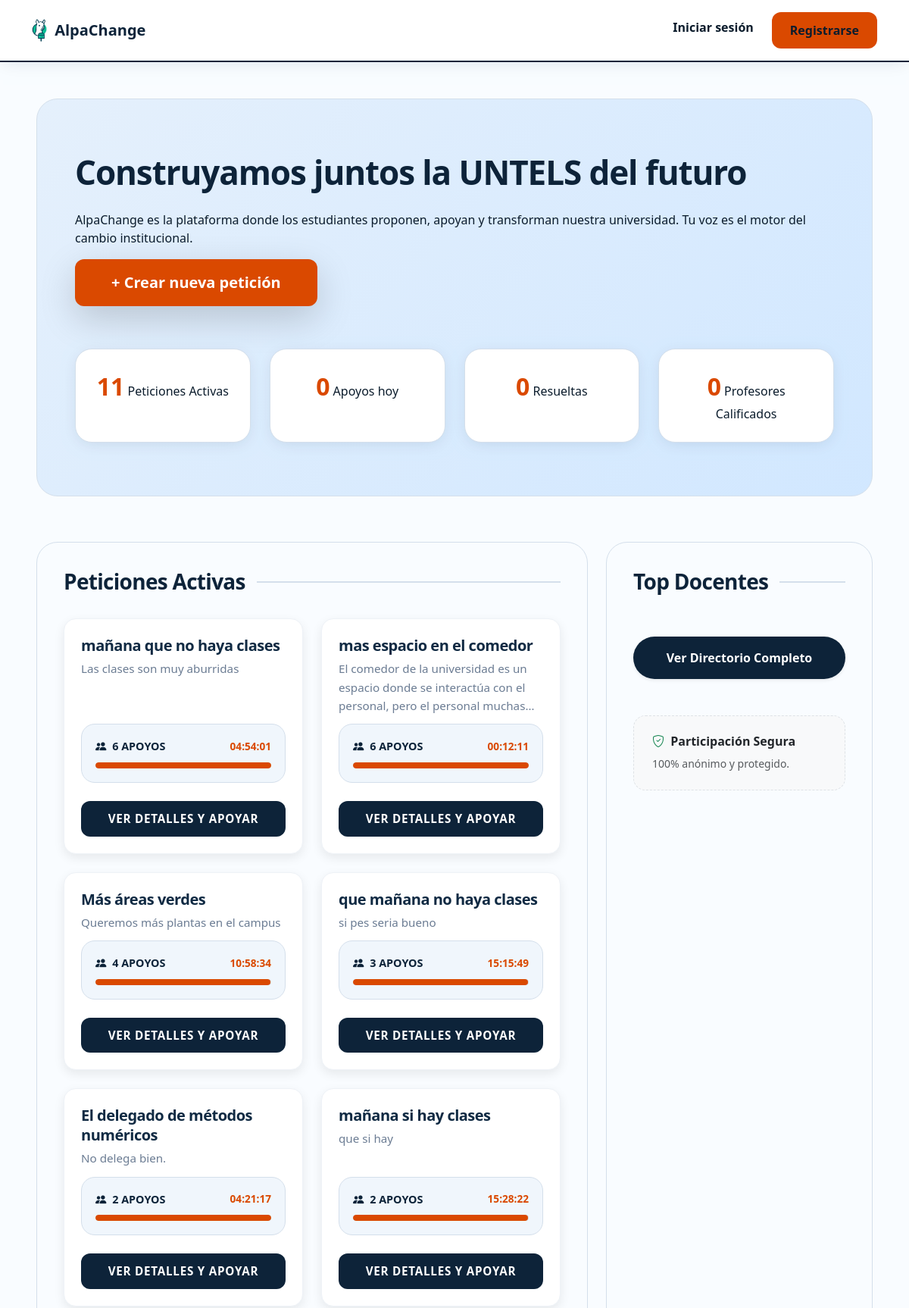
Before: /petitions/ (upper part) with the older database file.
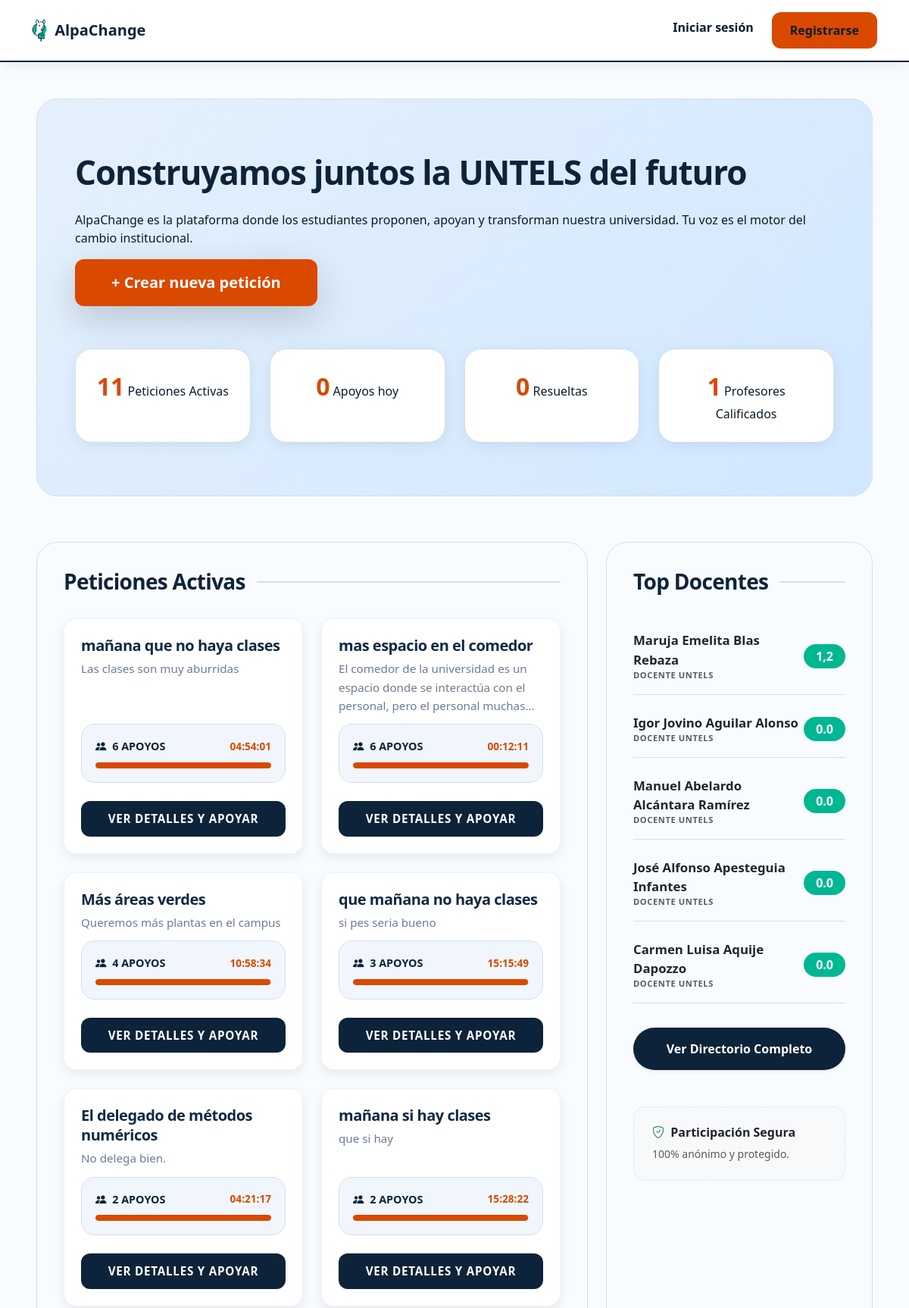
After: the same page with the newer database file.
### apps/petitions/models.py (models this page shows, shortened)
class Petition(models.Model):
    title = models.CharField(max_length=200)
    description = models.TextField()
    author = models.ForeignKey(User, on_delete=models.CASCADE)
    created_at = models.DateTimeField(default=timezone.now)
    votes = models.ManyToManyField(User, through='Vote', related_name='voted_petitions')
    is_active = models.BooleanField(default=True)
    archived_at = models.DateTimeField(null=True, blank=True)
    category = models.ForeignKey(
        Category,
        on_delete=models.SET_NULL,
        null=True,
        blank=True,
        related_name="petitions"
)
    followup_pdf = models.FileField(upload_to='followups/', null=True, blank=True)
    followup_notes = models.TextField(blank=True)

### evaluations/models.py (models this page shows, shortened)
class Teacher(models.Model):
    first_name = models.CharField(max_length=100, verbose_name="Nombre")
    last_name = models.CharField(max_length=100, verbose_name="Apellido")
    department = models.CharField(max_length=100, verbose_name="Departamento/Área")
    created_at = models.DateTimeField(auto_now_add=True)
    @property
    def average_rating(self):
        reviews = self.review_set.all()
        if not reviews.exists():
            return 0
        avgs = reviews.aggregate(
            avg_teaching=Avg('score_teaching'),
            avg_punctuality=Avg('score_punctuality'),
            avg_respect=Avg('score_respect'),
            avg_knowledge=Avg('score_knowledge')
        )
        total_avg = (avgs['avg_teaching'] + avgs['avg_punctuality'] +
                     avgs['avg_respect'] + avgs['avg_knowledge']) / 4
        return round(total_avg, 1)
    class Meta:
        verbose_name = "Profesor"
        verbose_name_plural = "Profesores"

### apps/petitions/views.py (the view)
# urls.py: path('', views.petition_list, name='petition_list'),
def petition_list(request):
    petitions = Petition.objects.filter(is_active=True) \
        .annotate(vote_count_val=Count('votes')) \
        .order_by('-vote_count_val', '-created_at')
    petition_data = []
    for p in petitions:
        expires_at, _, remaining = get_expiration_info(p)
        petition_data.append({
            'petition': p,
            'vote_count': p.vote_count_val,
            'time_left': timedelta(seconds=remaining),
            'end_timestamp': int(expires_at.timestamp()) * 1000 if expires_at else 0
        })
    last_24h = timezone.now() - timedelta(days=1)
    total_votes_today = Vote.objects.filter(voted_at__gte=last_24h).count()
    approved_petitions = Petition.objects.filter(is_active=False).count()
    rated_teachers_count = Teacher.objects.filter(review__isnull=False).distinct().count()
    return render(request, 'petitions/list.html', {
        'petition_data': petition_data,
        'total_votes_today': total_votes_today,
        'approved_petitions': approved_petitions,
        'rated_teachers_count': rated_teachers_count,
    })

### apps/petitions/context_processors.py (called while the page is built)
def promo_contents(request):
    left = PromoContent.objects.filter(position='left', is_active=True)
    right = PromoContent.objects.filter(position='right', is_active=True)
    return {
        'promo_items_left': left,
        'promo_items_right': right,
    }

def unread_notifications(request):
    if request.user.is_authenticated:
        count = request.user.notifications.filter(is_read=False).count()
        return {'unread_notification_count': count}
    return {'unread_notification_count': 0}

### apps/petitions/views.py (called while the page is built)
def get_expiration_info(petition):
    now = timezone.now()
    if not petition.is_active:
        return None, 0, 0
    age = now - petition.created_at
    if age < timedelta(days=8):
        expires_at = petition.created_at + timedelta(days=8)
    else:
        days_passed = age.days
        expires_at = petition.created_at + timedelta(days=days_passed + 1)
    total_duration = (expires_at - petition.created_at).total_seconds()
    remaining_seconds = max(0, (expires_at - now).total_seconds())
    return expires_at, int(total_duration), int(remaining_seconds)

### evaluations/context_processors.py (called while the page is built)
def ranking_sidebar(request):
    teachers = Teacher.objects.all()
    top_teachers = sorted(teachers, key=lambda t: t.average_rating, reverse=True)[:5]
    return {
        'top_teachers': top_teachers
    }

### templates/petitions/list.html (shortened to what this page needs)
{% extends 'base.html' %}
{% block hero %}
<div class="hero-section">
    <h1 class="hero-title">Construyamos juntos la UNTELS del futuro</h1>
    <p class="hero-text">
        AlpaChange es la plataforma donde los estudiantes proponen, apoyan y transforman
        nuestra universidad. Tu voz es el motor del cambio institucional.
    </p>
    <a href="{% url 'create_petition' %}" class="btn btn-primary btn-lg px-5 py-3 shadow-lg">
        + Crear nueva petición
    </a>
    <div class="hero-stats">
        <div class="hero-stat-box">
            <b>{{ petition_data|length }}</b>
            <span>Peticiones Activas</span>
        </div>
        <div class="hero-stat-box">
            <b>{{ total_votes_today }}</b>
            <span>Apoyos hoy</span>
        </div>
        <div class="hero-stat-box">
            <b>{{ approved_petitions }}</b>
            <span>Resueltas</span>
        </div>
        <div class="hero-stat-box">
            <b>{{ rated_teachers_count }}</b>
            <span>Profesores Calificados</span>
        </div>
    </div>
</div>
{% endblock %}
{% block content %}
<div class="content-capsule">
    <h2 class="section-header">Peticiones Activas</h2>
    <div class="row g-4">
        {% for item in petition_data %}
        <div class="col-md-12 col-xl-6">
            <div class="petition-card">
                <h3 class="petition-title">{{ item.petition.title }}</h3>
                <p class="petition-desc">
                    {{ item.petition.description|truncatechars:140 }}
                </p>
                <div class="petition-meta-container">
                    <div class="meta-row">
                        <span class="apoyos-count">
                            <i class="bi bi-people-fill me-1"></i>
                            {{ item.vote_count }} APOYO{{ item.vote_count|pluralize|upper }}
                        </span>
                        <span class="timer-text" id="timer-{{ item.petition.id }}"
                              data-start="{{ item.petition.created_at|date:'c' }}"
                              data-end="{{ item.end_timestamp }}">
                        </span>
                    </div>
                    <div class="progress">
                        <div id="progress-{{ item.petition.id }}"
                             class="progress-bar"
                             role="progressbar"
                             style="width: 0%;">
                        </div>
                    </div>
                </div>
                <a href="{% url 'petition_detail' item.petition.id %}" class="petition-btn">
                    Ver detalles y apoyar
                </a>
            </div>
        </div>
        {% empty %}
        <div class="col-12 text-center py-5">
            <p class="text-muted">No hay peticiones activas.</p>
        </div>
        {% endfor %}
    </div>
</div>
{% endblock %}
{% block sidebar %}
<div class="content-capsule">
    <h2 class="section-header">Top Docentes</h2>
    <div class="list-group list-group-flush bg-transparent">
        {% for teacher in top_teachers %}
            <a href="{% url 'teacher_detail' teacher.id %}" class="list-group-item list-group-item-action bg-transparent border-0 px-0 py-3 mb-2" style="border-bottom: 1px solid var(--border-subtle) !important;">
                <div class="d-flex justify-content-between align-items-center">
                    <div>
                        <div class="fw-bold text-dark" style="font-size: 1.05rem;">{{ teacher.first_name }} {{ teacher.last_name }}</div>
                        <small class="text-muted d-block fw-bold text-uppercase" style="font-size: 0.7rem; letter-spacing: 0.05em;">{{ teacher.department }}</small>
                    </div>
                    <div class="text-end">
                        <span class="badge rounded-pill px-3 py-2" style="background-color: var(--brand-success); font-size: 1rem; font-weight: 800;">
                            {{ teacher.average_rating|default:"0.0" }}
                        </span>
                    </div>
                </div>
            </a>
        {% endfor %}
    </div>
    <div class="mt-4">
        <a href="{% url 'teacher_list' %}" class="btn btn-primary w-100 rounded-pill fw-bold py-3 shadow-sm" style="background-color: var(--brand-primary); border: none;">
            Ver Directorio Completo
        </a>
    </div>
    <div class="mt-5 p-4 bg-light rounded-4 small text-muted border" style="border-style: dashed !important;">
        <h6 class="fw-bold text-dark mb-2"><i class="bi bi-shield-check text-success me-1"></i> Participación Segura</h6>
        100% anónimo y protegido.
    </div>
</div>
{% endblock %}

### templates/base.html (shortened to what this page needs)
<!DOCTYPE html>
<html lang="es">
{% load static %}
<head >
    <link href="https://cdn.jsdelivr.net/npm/bootstrap@5.3.2/dist/css/bootstrap.min.css" rel="stylesheet">
    <link rel="stylesheet" href="https://cdn.jsdelivr.net/npm/bootstrap-icons@1.10.5/font/bootstrap-icons.css">
</head>
<body>
{% load static %}
{% load media_filters %}
<nav class="navbar navbar-expand-lg">
    <div class="container">
        <a class="navbar-brand d-flex align-items-center" href="{% url 'petition_list' %}">
            <img src="{% static 'favicon_v2.png' %}" alt="Logo" class="navbar-logo">
            <span>AlpaChange</span>
        </a>
        <div class="collapse navbar-collapse" id="navbarNav">
            <ul class="navbar-nav">
                {% if user.is_authenticated %}
                    <li class="nav-item dropdown">
                        <a class="nav-link dropdown-toggle fw-semibold" href="#" data-bs-toggle="dropdown">
                            {{ user.userprofile.comment_alias|default:user.userprofile.student_code }}
                        </a>
                        <ul class="dropdown-menu dropdown-menu-end border-0 shadow-lg" style="border-radius: 16px;">
                            <li><a class="dropdown-item py-2" href="{% url 'public_profile' user.id %}">Mi Perfil</a></li>
                            <li><a class="dropdown-item py-2" href="{% url 'edit_profile' %}">Configuración</a></li>
                            <li><a class="dropdown-item py-2" href="{% url 'my_reports' %}">Mis denuncias</a></li>
                            <li><hr class="dropdown-divider"></li>
                            <li><a class="dropdown-item py-2 text-danger" href="{% url 'logout' %}">Cerrar sesión</a></li>
                        </ul>
                    </li>
                {% else %}
                    <li class="nav-item"><a class="nav-link" href="{% url 'login' %}">Iniciar sesión</a></li>
                    <li class="nav-item"><a class="nav-link btn btn-primary text-white ms-lg-3 px-4" href="{% url 'register' %}">Registrarse</a></li>
                {% endif %}
            </ul>
        </div>
    </div>
</nav>
<div class="container-fluid px-lg-5">
    <div class="pt-4 pt-lg-5">
        {% block hero %}{% endblock %}
    </div>
    <div class="row">
        <div class="col-lg-8" style="padding-top: 20px;">
            {% block content %}{% endblock %}
        </div>
        <div class="col-lg-4 ranking-sidebar" style="padding-top: 20px;">
            {% block sidebar %}{% endblock %}
        </div>
    </div>
</div>
</body>
</html>

### templates/base.html (style rules this page uses)
:root { --brand-primary: oklch(25% 0.05 250); --brand-accent: oklch(60% 0.20 45); --brand-success: oklch(68% 0.16 175); --surface-bg: oklch(99% 0.005 250); --surface-elevated: oklch(100% 0 0); --text-base: oklch(22% 0.04 250); --text-muted: oklch(45% 0.03 250); --border-subtle: oklch(90% 0.02 250); --shadow-soft: 0 4px 20px -4px oklch(25% 0.1 250 / 0.12); --ease-out-expo: cubic-bezier(0.16, 1, 0.3, 1); }
body { background-color: var(--surface-bg); color: var(--text-base); font-family: system-ui, -apple-system, sans-serif; -webkit-font-smoothing: antialiased; }
h1, h2, h3 { color: var(--brand-primary); font-weight: 800; letter-spacing: -0.025em; }
.content-capsule { border: 1px solid var(--border-subtle); border-radius: 28px; padding: 35px; height: 100%; }
.section-header { font-size: 1.75rem; font-weight: 800; margin-bottom: 2rem; display: flex; align-items: center; gap: 15px; color: var(--brand-primary); }
.section-header::after { content: ''; height: 2px; flex-grow: 1; background: var(--border-subtle); }
.navbar { padding: 1rem 0; background-color: var(--surface-elevated) !important; border-bottom: 2px solid var(--brand-primary); box-shadow: var(--shadow-soft); }
.navbar-brand { font-weight: 800; color: var(--brand-primary) !important; }
.navbar-brand img { height: 32px; margin-right: 10px; }
.nav-link { color: var(--text-base) !important; font-weight: 600; transition: all 0.2s var(--ease-out-expo); }
.btn-primary { background-color: var(--brand-accent); border: none; padding: 12px 28px; border-radius: 12px; font-weight: 700; color: white; transition: all 0.3s var(--ease-out-expo); }
.petition-card { background: #ffffff; border-radius: 16px; padding: 22px; box-shadow: 0 5px 14px rgba(0, 0, 0, 0.08); transition: all 0.25s ease; border: 1px solid #eef2f7; }
.petition-title { font-size: 1.25rem; font-weight: 700; color: #102a43; margin-bottom: 5px; }
.petition-desc { color: #6b7c93; font-size: 0.95rem; margin-bottom: 12px; }
.progress { height: 8px; border-radius: 10px; overflow: hidden; }
.progress-bar { transition: width 0.4s ease; }
.petition-btn { width: 100%; padding: 12px; font-size: 0.95rem; font-weight: 600; border-radius: 12px; }

### templates/petitions/list.html (style rules this page uses)
.petition-card { background: var(--surface-elevated); border-radius: 24px; padding: 30px; border: 1px solid var(--border-subtle); box-shadow: var(--shadow-soft); transition: all 0.4s var(--ease-out-expo); height: 100%; display: flex; flex-direction: column; position: relative; }
.petition-title { font-size: 1.35rem; font-weight: 800; color: var(--brand-primary); line-height: 1.3; margin-bottom: 1rem; }
.petition-desc { font-size: 0.95rem; color: var(--text-muted); line-height: 1.6; margin-bottom: 1.5rem; flex-grow: 1; display: -webkit-box; -webkit-line-clamp: 3; -webkit-box-orient: vertical; overflow: hidden; }
.petition-meta-container { background: oklch(97% 0.01 250); border-radius: 18px; padding: 18px; margin-bottom: 1.5rem; border: 1px solid var(--border-subtle); }
.meta-row { display: flex; justify-content: space-between; align-items: center; margin-bottom: 10px; }
.apoyos-count { font-weight: 800; color: var(--brand-primary); font-size: 0.9rem; }
.timer-text { font-size: 0.85rem; font-weight: 700; color: var(--brand-accent); font-variant-numeric: tabular-nums; }
.progress { height: 8px; background-color: oklch(90% 0.01 250); border-radius: 100px; overflow: hidden; }
.progress-bar { border-radius: 100px; transition: width 1s linear; background-color: var(--brand-success); }
.petition-btn { width: 100%; padding: 15px; font-weight: 800; border-radius: 16px; background: var(--brand-primary); border: none; color: white; transition: all 0.3s var(--ease-out-expo); text-align: center; text-decoration: none; display: block; text-transform: uppercase; letter-spacing: 0.05em; }
.hero-section { background: linear-gradient(135deg, oklch(95% 0.02 250) 0%, oklch(92% 0.04 250) 100%); border-radius: 28px; padding: 70px 50px; margin-bottom: 40px; position: relative; overflow: hidden; border: 1px solid var(--border-subtle); }
.hero-title { font-size: 2.75rem; font-weight: 900; color: var(--brand-primary); margin-bottom: 1.5rem; }
.hero-stats { display: grid; grid-template-columns: repeat(auto-fit, minmax(200px, 1fr)); gap: 25px; margin-top: 3.5rem; }
.hero-stat-box { background: var(--surface-elevated); padding: 25px; border-radius: 22px; box-shadow: var(--shadow-soft); text-align: center; border: 1px solid var(--border-subtle); }
.hero-stat-box b { font-size: 2rem; color: var(--brand-accent); }

Changed rows visible on the page:
added Teacher: first_name "Maruja Emelita", last_name "Blas Rebaza", department "DOCENTE UNTELS", average_rating "1,2"
added Teacher: first_name "Igor Jovino", last_name "Aguilar Alonso", department "DOCENTE UNTELS", average_rating "0.0"
added Teacher: first_name "Manuel Abelardo", last_name "Alcántara Ramírez", department "DOCENTE UNTELS", average_rating "0.0"
added Teacher: first_name "José Alfonso", last_name "Apesteguia Infantes", department "DOCENTE UNTELS", average_rating "0.0"
added Teacher: first_name "Carmen Luisa", last_name "Aquije Dapozzo", department "DOCENTE UNTELS", average_rating "0.0"
Other visible differences:
{{ rated_teachers_count }}: "0" → "1"
